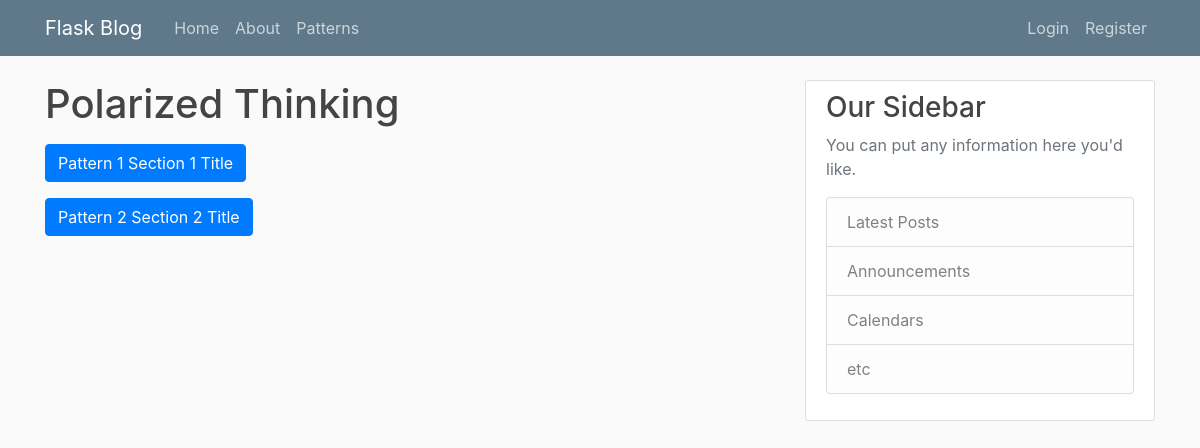
Before: /patterns/Polarized Thinking with the older database file.
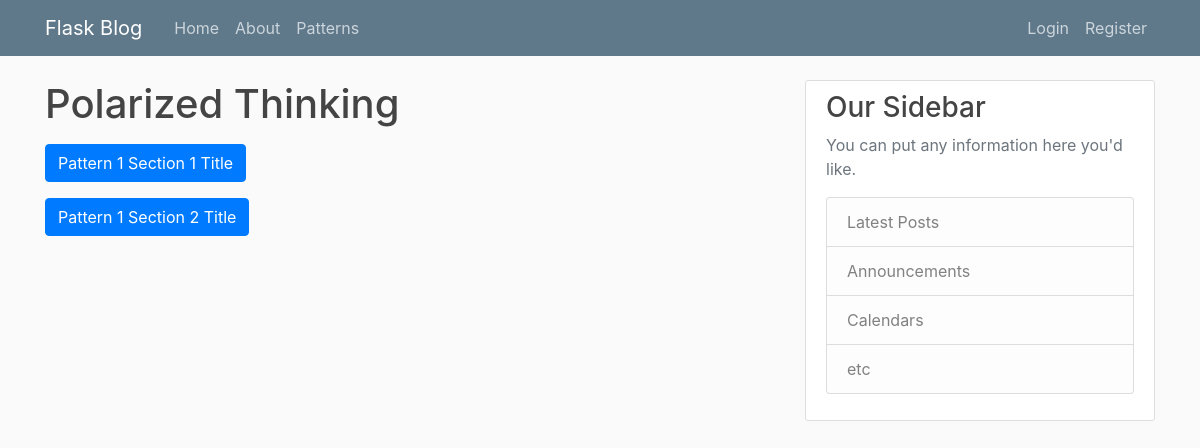
After: the same page with the newer database file.
### flaskblog/models.py (models this page shows, shortened)
class Section(db.Model):
    id = db.Column(db.Integer, primary_key=True)
    title = db.Column(db.String(100), nullable=False)
    content = db.Column(db.Text, nullable=False)
    pattern_id = db.Column(db.Integer, db.ForeignKey('pattern.id'), nullable=False)

### flaskblog/patterns/routes.py (the view)
@patterns.route("/patterns/<string:title>")
def pattern(title):
    page = request.args.get('page', 1, type=int)
    pattern = Pattern.query.filter_by(title=title).first_or_404()
    sections = Section.query.filter_by(parent_pattern=pattern)\
        .order_by(Section.id.asc()) \
        .paginate(page=page, per_page=10)
    return render_template('pattern.html', sections=sections, pattern=pattern)

### flaskblog/templates/pattern.html (shortened to what this page needs)
{% extends "layout.html" %}
{% block content %}
    <h1 class="mb-3">{{ pattern.title }}</h1>
    {% for section in sections.items %}
        <p>
          <a class="btn btn-primary" data-toggle="collapse" href="#collapse{{ section.id }}" role="button" aria-expanded="false" aria-controls="collapse{{ section.id }}">
            {{ section.title }}
          </a>
        </p>
    {% endfor %}
{% endblock content %}

Changed rows visible on the page:
changed Section: title "Pattern 2 Section 2 Title" → "Pattern 1 Section 2 Title"
